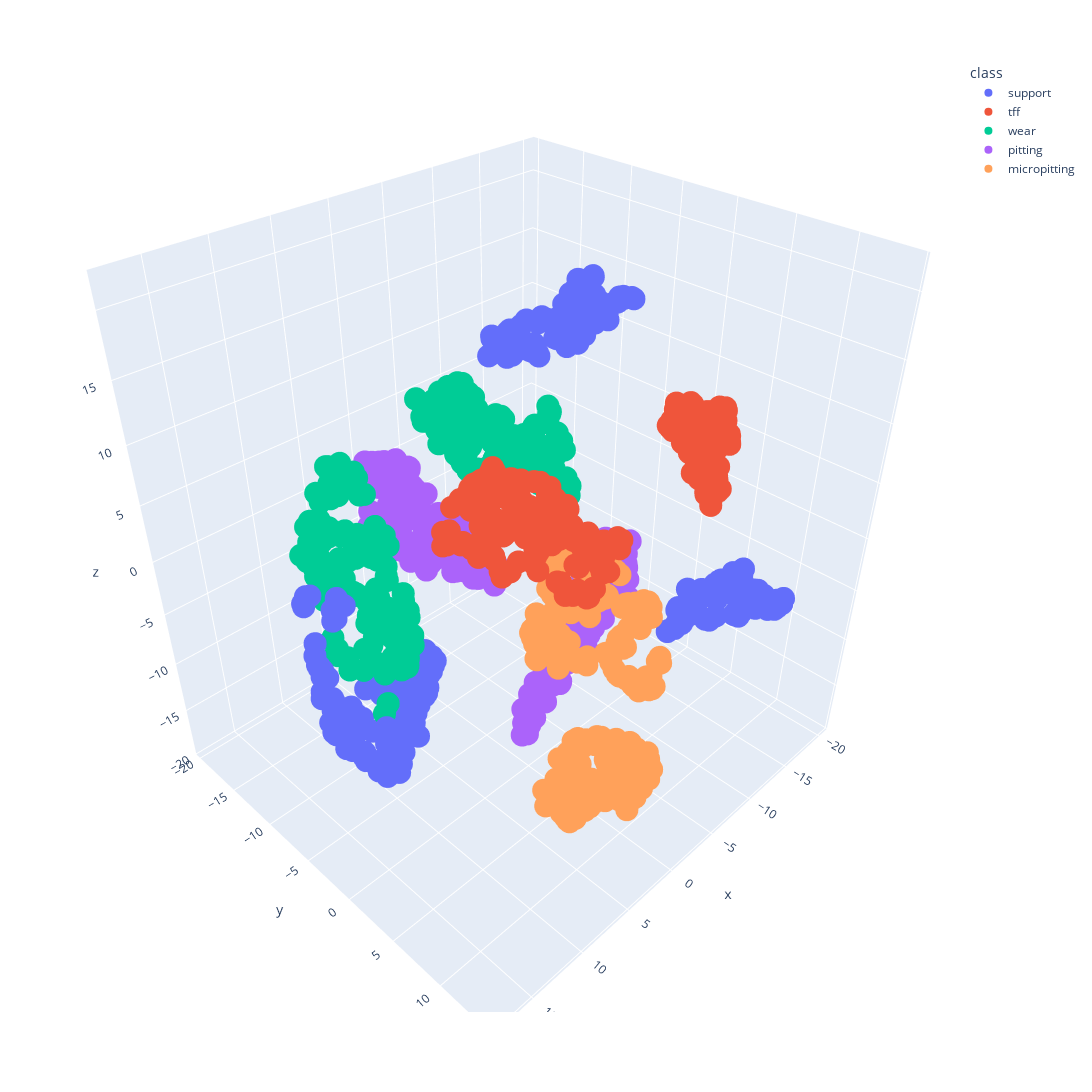

Source (notebook cell):
### Code cell
tsne_embeddings = TSNE(n_components=3, learning_rate="auto", init="random", perplexity=20).fit_transform(
    np.concatenate([support_group, query_group, query_group_2, query_group_3, query_group_4])
)
tsne_embeddings = pd.DataFrame(tsne_embeddings, columns=["x", "y", "z"])
tsne_embeddings["class"] = np.concatenate(
    [
        len(support_group) * ["support"],
        len(query_group) * ["tff"],
        len(query_group_2) * ["wear"],
        len(query_group_3) * ["pitting"],
        len(query_group_4) * ["micropitting"],
    ]
)

fig = px.scatter_3d(tsne_embeddings, x="x", y="y", z="z", color="class", width=1200, height=1200)
fig.show()

### Figure 1 — Plotly figure (JSON) as saved in the notebook; plotly's stock layout.template omitted (floating-point values rounded to 4 significant figures; data arrays with more than 128 entries replaced by an {"elided": "..."} marker saying what was removed)
{"data": [{"hovertemplate": "class=support<br>x=%{x}<br>y=%{y}<br>z=%{z}<extra></extra>", "legendgroup": "support", "marker": {"color": "#636efa", "symbol": "circle"}, "mode": "markers", "name": "support", "scene": "scene", "showlegend": true, "type": "scatter3d", "x": {"elided": "341 float values"}, "y": {"elided": "341 float values"}, "z": {"elided": "341 float values"}}, {"hovertemplate": "class=tff<br>x=%{x}<br>y=%{y}<br>z=%{z}<extra></extra>", "legendgroup": "tff", "marker": {"color": "#EF553B", "symbol": "circle"}, "mode": "markers", "name": "tff", "scene": "scene", "showlegend": true, "type": "scatter3d", "x": {"elided": "309 float values"}, "y": {"elided": "309 float values"}, "z": {"elided": "309 float values"}}, {"hovertemplate": "class=wear<br>x=%{x}<br>y=%{y}<br>z=%{z}<extra></extra>", "legendgroup": "wear", "marker": {"color": "#00cc96", "symbol": "circle"}, "mode": "markers", "name": "wear", "scene": "scene", "showlegend": true, "type": "scatter3d", "x": {"elided": "309 float values"}, "y": {"elided": "309 float values"}, "z": {"elided": "309 float values"}}, {"hovertemplate": "class=pitting<br>x=%{x}<br>y=%{y}<br>z=%{z}<extra></extra>", "legendgroup": "pitting", "marker": {"color": "#ab63fa", "symbol": "circle"}, "mode": "markers", "name": "pitting", "scene": "scene", "showlegend": true, "type": "scatter3d", "x": {"elided": "314 float values"}, "y": {"elided": "314 float values"}, "z": {"elided": "314 float values"}}, {"hovertemplate": "class=micropitting<br>x=%{x}<br>y=%{y}<br>z=%{z}<extra></extra>", "legendgroup": "micropitting", "marker": {"color": "#FFA15A", "symbol": "circle"}, "mode": "markers", "name": "micropitting", "scene": "scene", "showlegend": true, "type": "scatter3d", "x": {"elided": "303 float values"}, "y": {"elided": "303 float values"}, "z": {"elided": "303 float values"}}], "layout": {"height": 1200, "legend": {"title": {"text": "class"}, "tracegroupgap": 0}, "margin": {"t": 60}, "scene": {"domain": {"x": [0, 1], "y": [0, 1]}, "xaxis": {"title": {"text": "x"}}, "yaxis": {"title": {"text": "y"}}, "zaxis": {"title": {"text": "z"}}}, "width": 1200}}
